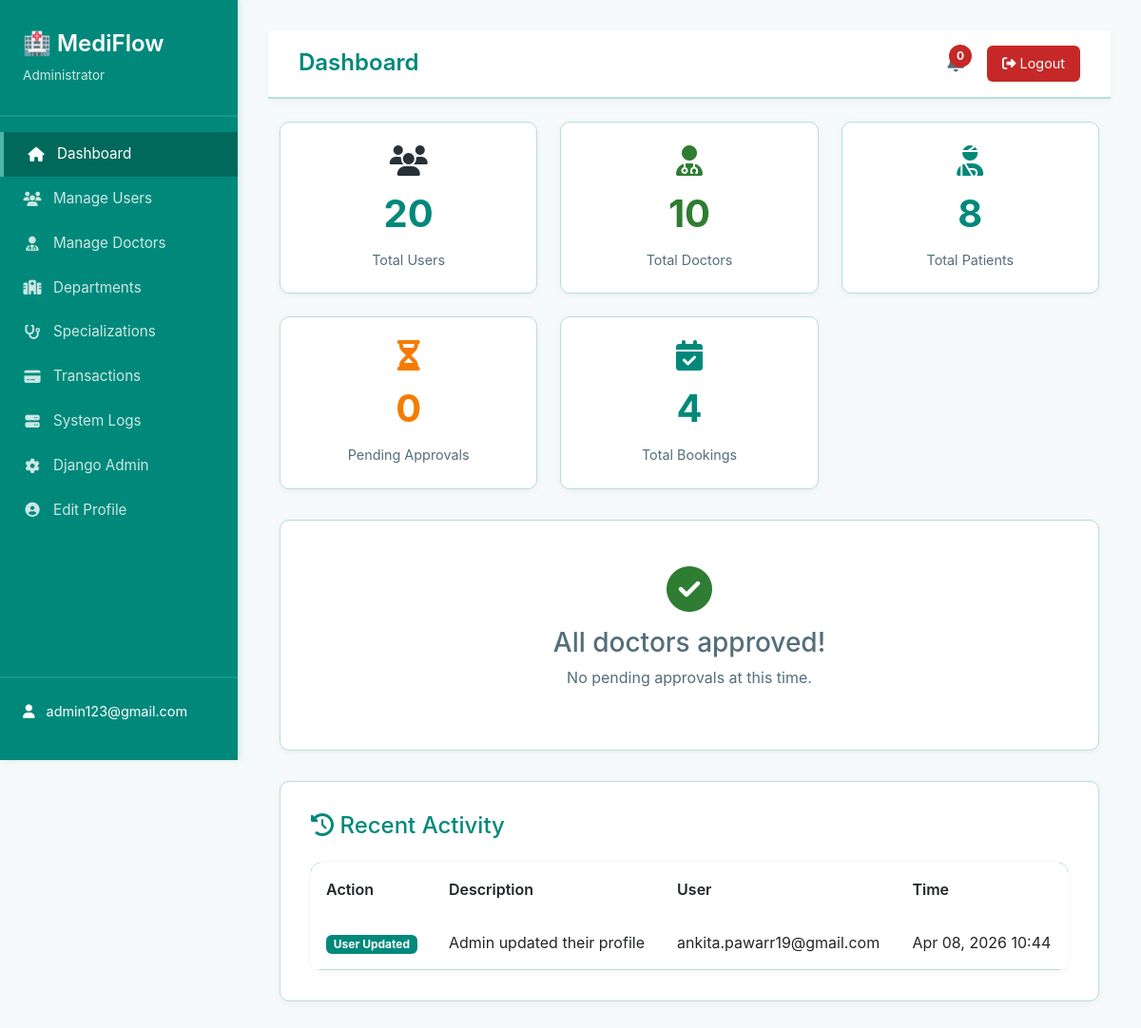
The page /dashboard/dashboard/ (signed in) on the database its author committed.
### accounts/models.py (models this page shows, shortened)
class CustomUser(AbstractUser):
    ROLE_CHOICES = (
        ('DOCTOR', 'Doctor'),
        ('PATIENT', 'Patient'),
    )
    role = models.CharField(
        max_length=10,
        choices=ROLE_CHOICES,
        default='PATIENT'
    )
    google_calendar_token = models.JSONField(
        null=True,
        blank=True,
        help_text="OAuth token for Google Calendar"
    )
    is_2fa_enabled = models.BooleanField(
        default=False,
        help_text="Whether two-factor authentication is enabled"
    )
    class Meta:
        db_table = 'accounts_customuser'
        verbose_name = 'User'
        verbose_name_plural = 'Users'

### admin_management/models.py (models this page shows, shortened)
class SystemAuditLog(models.Model):
    ACTION_CHOICES = [
        ('user_created', 'User Created'),
        ('user_deleted', 'User Deleted'),
        ('user_updated', 'User Updated'),
        ('doctor_approved', 'Doctor Approved'),
        ('doctor_suspended', 'Doctor Suspended'),
        ('booking_created', 'Booking Created'),
        ('booking_cancelled', 'Booking Cancelled'),
    ]
    user = models.ForeignKey(CustomUser, on_delete=models.SET_NULL, null=True)
    action = models.CharField(max_length=50, choices=ACTION_CHOICES)
    description = models.TextField()
    timestamp = models.DateTimeField(auto_now_add=True)
    ip_address = models.GenericIPAddressField(null=True, blank=True)
    class Meta:
        verbose_name = 'System Audit Log'
        verbose_name_plural = 'System Audit Logs'
        ordering = ['-timestamp']

### admin_management/views.py (the view)
# urls.py: path('dashboard/', views.admin_dashboard, name='dashboard'),
@login_required
@user_passes_test(is_admin)
def admin_dashboard(request):
    context = {
        'total_users': CustomUser.objects.count(),
        'total_doctors': CustomUser.objects.filter(role='DOCTOR').count(),
        'total_patients': CustomUser.objects.filter(role='PATIENT').count(),
        'pending_approvals': DoctorApproval.objects.filter(status='pending').count(),
        'total_bookings': Booking.objects.count(),
        'pending_doctors': DoctorApproval.objects.filter(status='pending').select_related('doctor'),
        'recent_logs': SystemAuditLog.objects.all()[:10],
    }
    return render(request, 'admin_management/dashboard.html', context)

### admin_management/views.py (called while the page is built)
def is_admin(user):
    return user.is_staff or user.role == 'ADMIN'

### templates/admin_management/dashboard.html (shortened to what this page needs)
{% extends 'admin_management/base_admin.html' %}
{% block page_title %}Dashboard{% endblock %}
{% block content %}
<div class="container-fluid mt-4">
    <div class="stats-grid">
        <div class="stat-card">
            <i class="fas fa-users" style="font-size: 2rem;" class="stat-color-primary"></i>
            <div class="stat-number stat-color-primary">{{ total_users }}</div>
            <div class="stat-label">Total Users</div>
        </div>
        <div class="stat-card">
            <i class="fas fa-user-md" style="font-size: 2rem; color: #2E7D32;"></i>
            <div class="stat-number stat-color-success">{{ total_doctors }}</div>
            <div class="stat-label">Total Doctors</div>
        </div>
        <div class="stat-card">
            <i class="fas fa-user-injured" style="font-size: 2rem; color: #00897B;"></i>
            <div class="stat-number stat-color-primary">{{ total_patients }}</div>
            <div class="stat-label">Total Patients</div>
        </div>
        <div class="stat-card">
            <i class="fas fa-hourglass-half" style="font-size: 2rem; color: #F57C00;"></i>
            <div class="stat-number stat-color-warning">{{ pending_approvals }}</div>
            <div class="stat-label">Pending Approvals</div>
        </div>
        <div class="stat-card">
            <i class="fas fa-calendar-check" style="font-size: 2rem; color: #00897B;"></i>
            <div class="stat-number stat-color-primary">{{ total_bookings }}</div>
            <div class="stat-label">Total Bookings</div>
        </div>
    </div>
    {% if pending_doctors %}
    <div class="admin-card pending-section">
        <div style="display: flex; justify-content: space-between; align-items: center; margin-bottom: 1.5rem;">
            <h2 style="margin: 0;">
                <i class="fas fa-user-check"></i> Doctor Profiles
            </h2>
            <a href="{% url 'admin:manage_doctors' %}" class="btn btn-view">
                <i class="fas fa-arrow-left"></i> Back
            </a>
        </div>
        <div style="background: white; border-radius: 8px; padding: 1rem;">
            {% for approval in pending_doctors %}
            <div class="doctor-item">
                <div class="doctor-info">
                    <div class="doctor-name">{{ approval.doctor.get_full_name }}</div>
                    <div class="doctor-email">{{ approval.doctor.email }}</div>
                </div>
                <div class="quick-actions">
                    <form method="post" action="{% url 'admin:doctor_action' approval.id 'approve' %}" style="display: inline;">
                        {% csrf_token %}
                        <button type="submit" class="btn btn-admin btn-approve" title="Approve">
                            <i class="fas fa-check"></i> Approve
                        </button>
                    </form>
                    <form method="post" action="{% url 'admin:doctor_action' approval.id 'suspend' %}" style="display: inline;">
                        {% csrf_token %}
                        <button type="submit" class="btn btn-admin btn-suspend" title="Suspend">
                            <i class="fas fa-ban"></i> Suspend
                        </button>
                    </form>
                </div>
            </div>
            {% endfor %}
        </div>
        <div style="margin-top: 1rem; text-align: center;">
            <span style="background: #F57C00; color: white; padding: 0.5rem 1rem; border-radius: 6px; font-weight: 500;">
                {{ pending_approvals }} Pending
            </span>
        </div>
    </div>
    {% else %}
    <div class="admin-card" style="text-align: center; padding: 3rem; color: #546E7A;">
        <i class="fas fa-check-circle" style="font-size: 3rem; color: #2E7D32; margin-bottom: 1rem; display: block;"></i>
        <h3>All doctors approved!</h3>
        <p>No pending approvals at this time.</p>
    </div>
    {% endif %}
    <div class="admin-card">
        <h2>
            <i class="fas fa-history"></i> Recent Activity
        </h2>
        <div class="table-admin">
            <table class="table table-hover mb-0">
                <thead>
                    <tr>
                        <th>Action</th>
                        <th>Description</th>
                        <th>User</th>
                        <th>Time</th>
                    </tr>
                </thead>
                <tbody>
                    {% for log in recent_logs %}
                    <tr>
                        <td>
                            <span class="badge" style="background: #00897B; color: white;">
                                {{ log.get_action_display }}
                            </span>
                        </td>
                        <td>{{ log.description }}</td>
                        <td>{{ log.user.email }}</td>
                        <td>{{ log.timestamp|date:"M d, Y H:i" }}</td>
                    </tr>
                    {% empty %}
                    <tr>
                        <td colspan="4" style="text-align: center; padding: 2rem; color: #546E7A;">
                            No activity yet
                        </td>
                    </tr>
                    {% endfor %}
                </tbody>
            </table>
        </div>
    </div>
</div>
{% endblock %}

### templates/admin_management/base_admin.html (shortened to what this page needs)
<!DOCTYPE html>
<html lang="en">
<head>
    <link href="https://cdn.jsdelivr.net/npm/bootstrap@5.3.0/dist/css/bootstrap.min.css" rel="stylesheet">
    <link rel="stylesheet" href="https://cdnjs.cloudflare.com/ajax/libs/font-awesome/6.4.0/css/all.min.css">
</head>
<body>
    <div class="sidebar">
        <div class="sidebar-header">
            <h2>🏥 MediFlow</h2>
            <p>Administrator</p>
        </div>
        <ul class="sidebar-menu">
            <li><a href="{% url 'admin_management:dashboard' %}" class="{% if request.resolver_match.url_name == 'dashboard' %}active{% endif %}">
                <i class="fas fa-home"></i> Dashboard
            </a></li>
            <li><a href="{% url 'admin_management:manage_users' %}" class="{% if request.resolver_match.url_name == 'manage_users' %}active{% endif %}">
                <i class="fas fa-users"></i> Manage Users
            </a></li>
            <li><a href="{% url 'admin_management:manage_doctors' %}" class="{% if request.resolver_match.url_name == 'manage_doctors' %}active{% endif %}">
                <i class="fas fa-user-md"></i> Manage Doctors
            </a></li>
            <li><a href="{% url 'admin_management:departments' %}" class="{% if request.resolver_match.url_name == 'departments' %}active{% endif %}">
                <i class="fas fa-hospital"></i> Departments
            </a></li>
            <li><a href="{% url 'admin_management:specializations' %}" class="{% if request.resolver_match.url_name == 'specializations' %}active{% endif %}">
                <i class="fas fa-stethoscope"></i> Specializations
            </a></li>
            <li><a href="{% url 'admin_management:transactions' %}" class="{% if request.resolver_match.url_name == 'transactions' %}active{% endif %}">
                <i class="fas fa-credit-card"></i> Transactions
            </a></li>
            <li><a href="{% url 'admin_management:system_logs' %}" class="{% if request.resolver_match.url_name == 'system_logs' %}active{% endif %}">
                <i class="fas fa-server"></i> System Logs
            </a></li>
            <li><a href="/admin/">
                <i class="fas fa-cog"></i> Django Admin
            </a></li>
            <li><a href="{% url 'admin_management:edit_profile' %}" class="{% if request.resolver_match.url_name == 'edit_profile' %}active{% endif %}">
                <i class="fas fa-user-circle"></i> Edit Profile
            </a></li>
        </ul>
        <div class="sidebar-footer">
            <div class="user-info">
                <i class="fas fa-user"></i>
                <span>{{ request.user.email }}</span>
            </div>
        </div>
    </div>
    <div class="main-content">
        <div class="navbar-admin">
            <h1>{% block page_title %}Dashboard{% endblock %}</h1>
            <div class="navbar-actions">
                <div class="notification-badge">
                    <span class="badge-number">0</span>
                </div>
                <form method="post" action="{% url 'logout' %}" style="margin: 0;" onsubmit="return confirm('Are you sure you want to logout?');">
                    <button type="submit" class="logout-btn">
                        <i class="fas fa-sign-out-alt"></i> Logout
                    </button>
                </form>
            </div>
        </div>
        {% block content %}{% endblock %}
    </div>
</body>
</html>

### templates/admin_management/base_admin.html (style rules this page uses)
:root { --primary-teal: #00897B; --secondary-teal: #00695C; --accent-teal: #4DB6AC; --background: #F7FAFA; --card-bg: #FFFFFF; --text-color: #263238; --text-light: #546E7A; --success: #2E7D32; --danger: #C62828; --warning: #F57C00; --border-color: #B2DFDB; }
* { margin: 0; padding: 0; box-sizing: border-box; }
body { font-family: -apple-system, BlinkMacSystemFont, 'Segoe UI', Roboto, sans-serif; background-color: var(--background); color: var(--text-color); }
.sidebar { background: var(--primary-teal); color: white; height: 100vh; position: fixed; left: 0; top: 0; width: 250px; overflow-y: auto; box-shadow: 2px 0 8px rgba(0, 137, 123, 0.15); }
.sidebar-header { padding: 2rem 1.5rem; border-bottom: 2px solid rgba(255, 255, 255, 0.1); }
.sidebar-header h2 { font-size: 1.5rem; margin: 0; font-weight: 600; }
.sidebar-header p { font-size: 0.85rem; opacity: 0.8; margin: 0.5rem 0 0 0; }
.sidebar-menu { list-style: none; padding: 1rem 0; }
.sidebar-menu li { margin: 0; }
.sidebar-menu a { display: flex; align-items: center; gap: 0.75rem; padding: 0.75rem 1.5rem; color: rgba(255, 255, 255, 0.8); text-decoration: none; transition: all 0.2s; font-size: 0.95rem; }
.sidebar-menu a.active { background: var(--secondary-teal); color: white; border-left: 4px solid var(--accent-teal); }
.sidebar-menu i { width: 20px; text-align: center; }
.sidebar-footer { position: absolute; bottom: 0; width: 100%; padding: 1.5rem; border-top: 2px solid rgba(255, 255, 255, 0.1); }
.user-info { display: flex; align-items: center; gap: 0.75rem; margin-bottom: 1rem; font-size: 0.9rem; }
.main-content { margin-left: 250px; padding: 2rem; }
.navbar-admin { background: white; border-bottom: 2px solid var(--border-color); box-shadow: 0 2px 8px rgba(0, 0, 0, 0.05); padding: 1rem 2rem; display: flex; justify-content: space-between; align-items: center; position: sticky; top: 0; z-index: 100; }
.navbar-admin h1 { font-size: 1.5rem; color: var(--primary-teal); margin: 0; font-weight: 600; }
.navbar-actions { display: flex; align-items: center; gap: 1.5rem; }
.notification-badge { position: relative; display: inline-block; }
.badge-number { position: absolute; top: -8px; right: -8px; background: var(--danger); color: white; border-radius: 50%; width: 24px; height: 24px; display: flex; align-items: center; justify-content: center; font-size: 0.75rem; font-weight: bold; }
.logout-btn { background: var(--danger); color: white; border: none; padding: 0.5rem 1rem; border-radius: 6px; cursor: pointer; font-size: 0.9rem; transition: background 0.2s; }
.admin-card { background: var(--card-bg); border-radius: 10px; box-shadow: 0 2px 8px rgba(0, 0, 0, 0.05); padding: 2rem; margin-bottom: 2rem; border: 1px solid var(--border-color); }
.admin-card h2 { color: var(--primary-teal); margin-bottom: 1.5rem; font-size: 1.5rem; }
.stat-card { background: var(--card-bg); border-radius: 10px; padding: 1.5rem; text-align: center; border: 1px solid var(--border-color); box-shadow: 0 2px 8px rgba(0, 0, 0, 0.05); transition: transform 0.2s; }
.stat-number { font-size: 2.5rem; font-weight: bold; margin: 0.5rem 0; }
.stat-label { font-size: 0.9rem; color: var(--text-light); }
.table-admin { background: var(--card-bg); border-radius: 10px; overflow: hidden; box-shadow: 0 2px 8px rgba(0, 0, 0, 0.05); }
.table-admin thead { background: var(--primary-teal); color: white; }
.table-admin thead th { border: none; padding: 1rem; font-weight: 600; }
.table-admin tbody td { padding: 1rem; border-color: var(--border-color); vertical-align: middle; }

### templates/admin_management/dashboard.html (style rules this page uses)
.stats-grid { display: grid; grid-template-columns: repeat(auto-fit, minmax(220px, 1fr)); gap: 1.5rem; margin-bottom: 2rem; }
.stat-color-primary { color: #00897B; }
.stat-color-success { color: #2E7D32; }
.stat-color-warning { color: #F57C00; }

### rows shown on the page
CustomUser: user.email "admin123@gmail.com"
SystemAuditLog: action "User Updated", description "Admin updated their profile", user.email "ankita.pawarr19@gmail.com", timestamp "Apr 08, 2026 10:44"

### other values the page prints
{{ total_users }} "20"
{{ total_doctors }} "10"
{{ total_patients }} "8"
{{ pending_approvals }} "0"
{{ total_bookings }} "4"
